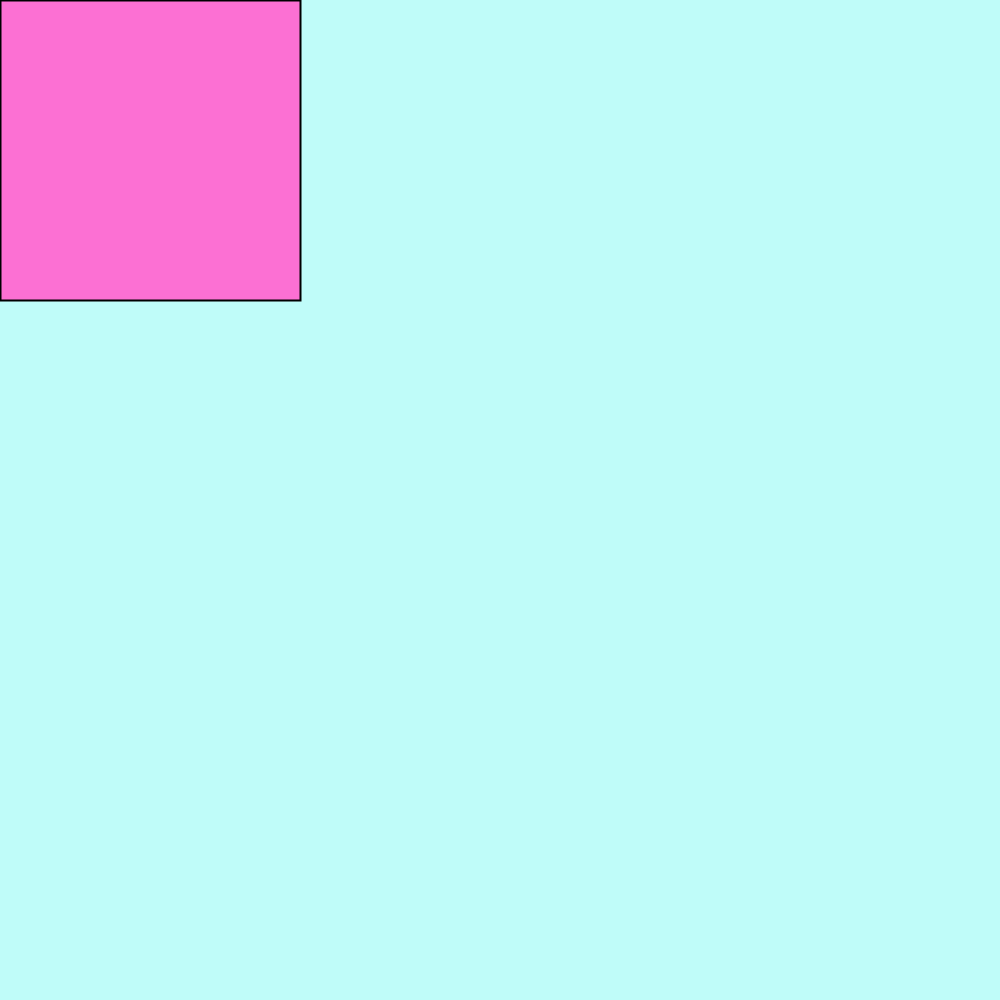
Frame 1 (no input)
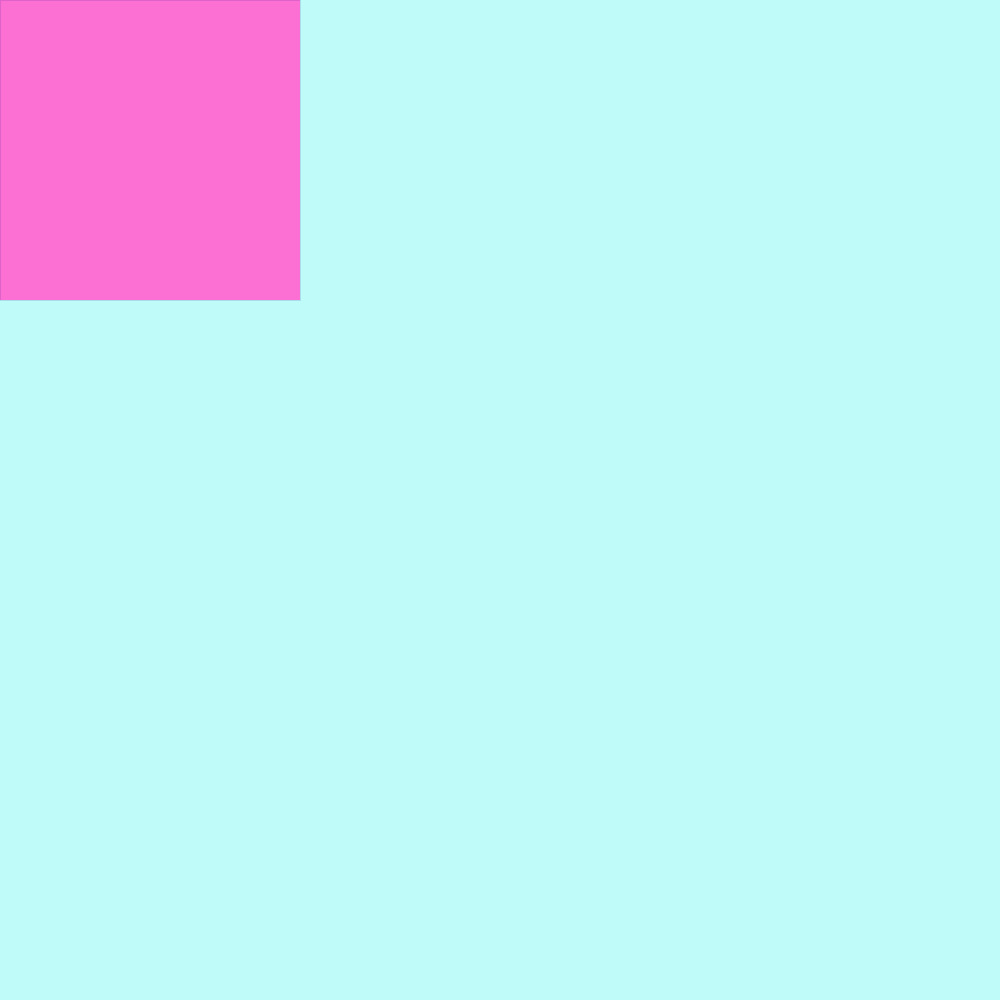
Frame 60 (the mouse pressed at the canvas centre just before this capture)
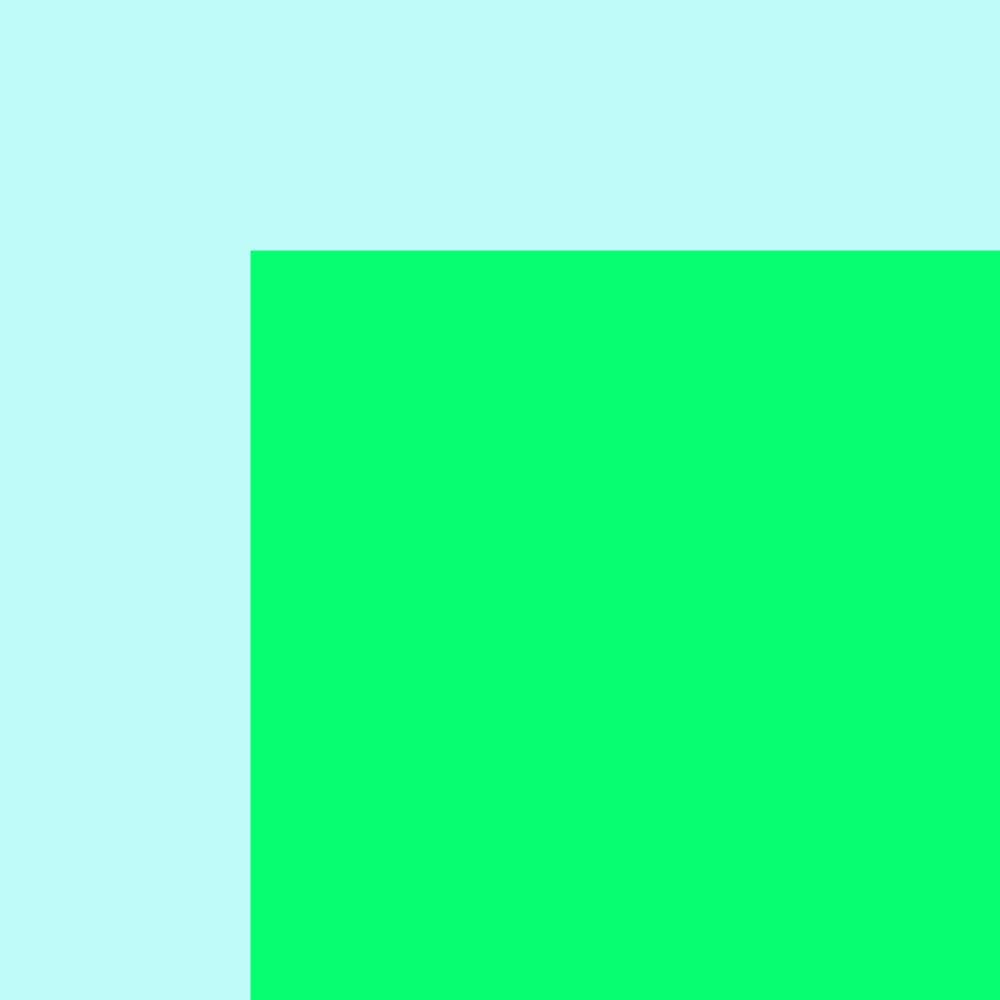
Frame 120 (the mouse held since frame 60 and released just before this capture)

The Processing sketch that drew these frames (run headless with seeded random() and noise(); from frame 60 on, the mouse is pressed at the canvas centre):

// Processing sketch: processing_96672
// ── processing_96672.pde

int mida=600;

void setup(){
  
  size(1000,1000);
  strokeWeight(2);
}
 
void draw(){
  
  fill(252,112,211);
  rect(mouseX,mouseY,300,300);
   
mida = mouseX/2;
   
  background(191,252,249);
  rect(mouseX,mouseY,300,300);
   
  fill(252,mouseY,211);
   
  stroke(5,mouseY,112);
   
  strokeWeight(mouseX);
   
   

   
 
   

   


   
 
}
